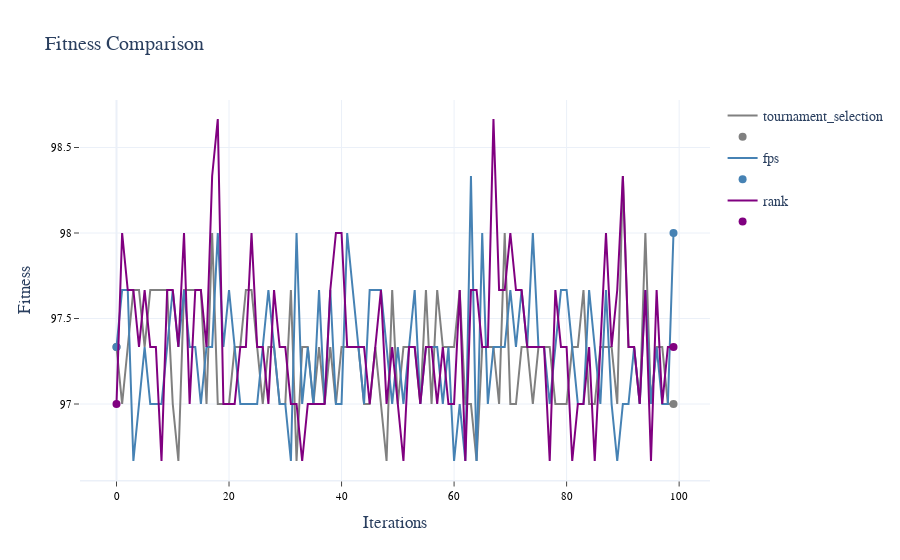
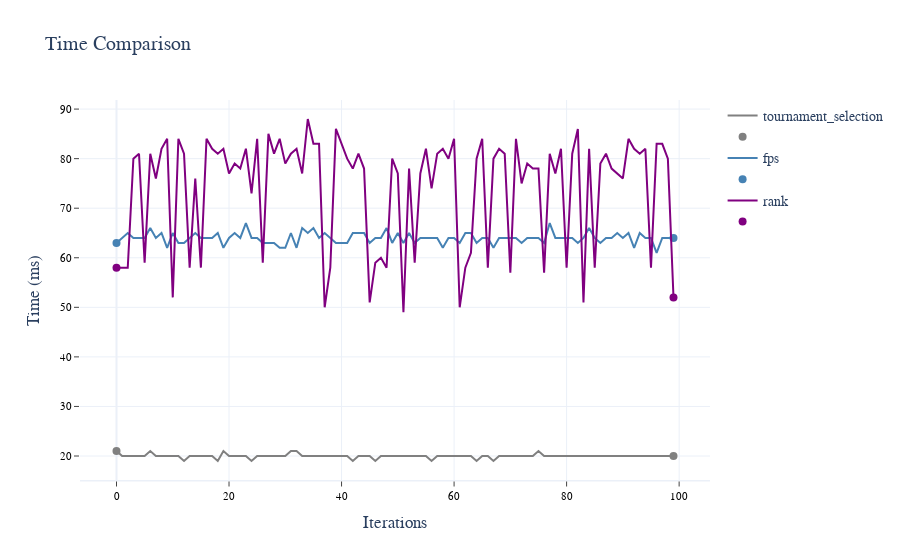

Notebook code for these charts, in order:
### Markdown cell above
### __2.3 Selection Operator__

### Code cell
# seed for reproducibility
np.random.seed(0)

# Define the range of values
select = ['tournament_selection', 'fps', 'rank']

# Setting previous best parameter as new default value
params.update(replace_param)

# Print current parameters to use in best_operators_search
print('\033[1mParameters for GA:\033[0m', end='\n\n')
print(params, end='\n\n')

param_list, df = best_operators_search('select', select, params)

# Displaying average results of the 100 iterations
print('\033[1mAverage results:', end='\n')
df['const'] = 'const'
df_avg = df.groupby('const').mean().reset_index(drop=True).round(3)
display(df_avg)

# Getting best parameter by fitness & time
best_param_fit = df_avg[[col for col in df_avg.columns if col.startswith('Fit_')]].idxmax(axis=1)[0].replace('Fit_', '')
best_param_time = df_avg[[col for col in df_avg.columns if col.startswith('Time_')]].idxmin(axis=1)[0].replace('Time_', '')
replace_param = {'select': best_param_fit}
print(f'\nBest Fitness: \033[1m{best_param_fit}\033[0m\n\nBest Time: \033[1m{best_param_time}\033[0m', end='\n\n')

# Plotting results
plot_values(data = df, colors = color_palette[:len(select)], layout=2, template='white', grid=True)

### Figure 1 — Plotly figure (JSON) as saved in the notebook; plotly's stock layout.template omitted (floating-point values rounded to 4 significant figures)
{"data": [{"line": {"color": "gray", "width": 2}, "name": "tournament_selection", "type": "scatter", "x": [0, 1, 2, 3, 4, 5, 6, 7, 8, 9, 10, 11, 12, 13, 14, 15, 16, 17, 18, 19, 20, 21, 22, 23, 24, 25, 26, 27, 28, 29, 30, 31, 32, 33, 34, 35, 36, 37, 38, 39, 40, 41, 42, 43, 44, 45, 46, 47, 48, 49, 50, 51, 52, 53, 54, 55, 56, 57, 58, 59, 60, 61, 62, 63, 64, 65, 66, 67, 68, 69, 70, 71, 72, 73, 74, 75, 76, 77, 78, 79, 80, 81, 82, 83, 84, 85, 86, 87, 88, 89, 90, 91, 92, 93, 94, 95, 96, 97, 98, 99], "y": [97.33, 97, 97.33, 97.67, 97.67, 97.33, 97.67, 97.67, 97.67, 97.67, 97, 96.67, 97.67, 97.67, 97.67, 97.67, 97, 98, 97, 97, 97, 97.33, 97.33, 97.67, 97.67, 97.33, 97, 97.33, 97.33, 97, 97, 97.67, 96.67, 97.33, 97.33, 97, 97.33, 97, 97.33, 97, 97.33, 97.33, 97.33, 97.33, 97, 97, 97.33, 97, 96.67, 97.67, 97, 97.33, 97.33, 97.33, 97, 97.67, 97, 97.67, 97.33, 97.33, 97.33, 97.67, 97, 97, 96.67, 97.33, 97.33, 97.33, 97, 98, 97, 97, 97.33, 97.33, 97, 97.33, 97.33, 97.33, 97, 97, 97, 97.33, 97.33, 97.67, 97, 97, 97.33, 97.33, 97.33, 97, 98.33, 97.33, 97.33, 97, 98, 97, 97.33, 97.33, 97, 97]}, {"marker": {"color": "gray", "size": 8}, "mode": "markers", "name": "", "type": "scatter", "x": [0, 99], "y": [97.33, 97]}, {"line": {"color": "steelblue", "width": 2}, "name": "fps", "type": "scatter", "x": [0, 1, 2, 3, 4, 5, 6, 7, 8, 9, 10, 11, 12, 13, 14, 15, 16, 17, 18, 19, 20, 21, 22, 23, 24, 25, 26, 27, 28, 29, 30, 31, 32, 33, 34, 35, 36, 37, 38, 39, 40, 41, 42, 43, 44, 45, 46, 47, 48, 49, 50, 51, 52, 53, 54, 55, 56, 57, 58, 59, 60, 61, 62, 63, 64, 65, 66, 67, 68, 69, 70, 71, 72, 73, 74, 75, 76, 77, 78, 79, 80, 81, 82, 83, 84, 85, 86, 87, 88, 89, 90, 91, 92, 93, 94, 95, 96, 97, 98, 99], "y": [97.33, 97.67, 97.67, 96.67, 97, 97.33, 97, 97, 97, 97.33, 97.67, 97.33, 97.67, 97.33, 97.33, 97, 97.33, 97.33, 98, 97.33, 97.67, 97.33, 97, 97, 97, 97, 97.33, 97.67, 97.33, 97, 97, 96.67, 98, 97, 97.33, 97, 97.67, 97, 97.67, 97, 97, 98, 97.67, 97.33, 97, 97.67, 97.67, 97.67, 97.33, 97, 97.33, 97, 97.33, 97.67, 97, 97.33, 97.33, 97.33, 97, 97.33, 96.67, 97, 96.67, 98.33, 96.67, 98, 97, 97.33, 97.33, 97.33, 97.67, 97.33, 97.67, 97.33, 98, 97.33, 97.33, 97, 97.33, 97.67, 97.67, 97.33, 97, 97, 97.67, 97.33, 97, 97.67, 97, 96.67, 97, 97, 97.33, 97, 97.67, 97, 97.33, 97, 97, 98]}, {"marker": {"color": "steelblue", "size": 8}, "mode": "markers", "name": "", "type": "scatter", "x": [0, 99], "y": [97.33, 98]}, {"line": {"color": "purple", "width": 2}, "name": "rank", "type": "scatter", "x": [0, 1, 2, 3, 4, 5, 6, 7, 8, 9, 10, 11, 12, 13, 14, 15, 16, 17, 18, 19, 20, 21, 22, 23, 24, 25, 26, 27, 28, 29, 30, 31, 32, 33, 34, 35, 36, 37, 38, 39, 40, 41, 42, 43, 44, 45, 46, 47, 48, 49, 50, 51, 52, 53, 54, 55, 56, 57, 58, 59, 60, 61, 62, 63, 64, 65, 66, 67, 68, 69, 70, 71, 72, 73, 74, 75, 76, 77, 78, 79, 80, 81, 82, 83, 84, 85, 86, 87, 88, 89, 90, 91, 92, 93, 94, 95, 96, 97, 98, 99], "y": [97, 98, 97.67, 97.67, 97.33, 97.67, 97.33, 97.33, 96.67, 97.67, 97.67, 97.33, 98, 97, 97.67, 97.67, 97.33, 98.33, 98.67, 97, 97, 97, 97.33, 97.33, 98, 97.33, 97.33, 97, 97.67, 97.33, 97.33, 97, 97, 96.67, 97, 97, 97, 97, 97.67, 98, 98, 97.33, 97.33, 97.33, 97.33, 97, 97.33, 97.67, 97, 97.33, 97, 96.67, 97.33, 97.33, 97, 97.33, 97.33, 97, 97.33, 97, 97, 97.67, 96.67, 97.67, 97.67, 97.33, 97.33, 98.67, 97.67, 97.67, 98, 97.67, 97.67, 97.33, 97.33, 97.33, 97.33, 96.67, 97.67, 97.33, 97.33, 96.67, 97, 97, 97.33, 96.67, 97.33, 98, 97.33, 97.67, 98.33, 97.33, 97.33, 97, 97.67, 96.67, 97.67, 97, 97.33, 97.33]}, {"marker": {"color": "purple", "size": 8}, "mode": "markers", "name": "", "type": "scatter", "x": [0, 99], "y": [97, 97.33]}], "layout": {"font": {"family": "Verdana", "size": 14}, "title": {"text": "Fitness Comparison"}, "xaxis": {"linewidth": 1.5, "showgrid": true, "showline": true, "showticklabels": true, "tickfont": {"color": "#000000", "family": "Verdana", "size": 11}, "ticks": "outside", "title": {"text": "Iterations"}}, "yaxis": {"showgrid": true, "showline": false, "showticklabels": true, "tickfont": {"color": "#000000", "family": "Verdana", "size": 11}, "ticks": "outside", "title": {"text": "Fitness"}, "zeroline": false}}}

### Figure 2 — Plotly figure (JSON) as saved in the notebook; plotly's stock layout.template omitted (floating-point values rounded to 4 significant figures)
{"data": [{"line": {"color": "gray", "width": 2}, "name": "tournament_selection", "type": "scatter", "x": [0, 1, 2, 3, 4, 5, 6, 7, 8, 9, 10, 11, 12, 13, 14, 15, 16, 17, 18, 19, 20, 21, 22, 23, 24, 25, 26, 27, 28, 29, 30, 31, 32, 33, 34, 35, 36, 37, 38, 39, 40, 41, 42, 43, 44, 45, 46, 47, 48, 49, 50, 51, 52, 53, 54, 55, 56, 57, 58, 59, 60, 61, 62, 63, 64, 65, 66, 67, 68, 69, 70, 71, 72, 73, 74, 75, 76, 77, 78, 79, 80, 81, 82, 83, 84, 85, 86, 87, 88, 89, 90, 91, 92, 93, 94, 95, 96, 97, 98, 99], "y": [21, 20, 20, 20, 20, 20, 21, 20, 20, 20, 20, 20, 19, 20, 20, 20, 20, 20, 19, 21, 20, 20, 20, 20, 19, 20, 20, 20, 20, 20, 20, 21, 21, 20, 20, 20, 20, 20, 20, 20, 20, 20, 19, 20, 20, 20, 19, 20, 20, 20, 20, 20, 20, 20, 20, 20, 19, 20, 20, 20, 20, 20, 20, 20, 19, 20, 20, 19, 20, 20, 20, 20, 20, 20, 20, 21, 20, 20, 20, 20, 20, 20, 20, 20, 20, 20, 20, 20, 20, 20, 20, 20, 20, 20, 20, 20, 20, 20, 20, 20]}, {"marker": {"color": "gray", "size": 8}, "mode": "markers", "name": "", "type": "scatter", "x": [0, 99], "y": [21, 20]}, {"line": {"color": "steelblue", "width": 2}, "name": "fps", "type": "scatter", "x": [0, 1, 2, 3, 4, 5, 6, 7, 8, 9, 10, 11, 12, 13, 14, 15, 16, 17, 18, 19, 20, 21, 22, 23, 24, 25, 26, 27, 28, 29, 30, 31, 32, 33, 34, 35, 36, 37, 38, 39, 40, 41, 42, 43, 44, 45, 46, 47, 48, 49, 50, 51, 52, 53, 54, 55, 56, 57, 58, 59, 60, 61, 62, 63, 64, 65, 66, 67, 68, 69, 70, 71, 72, 73, 74, 75, 76, 77, 78, 79, 80, 81, 82, 83, 84, 85, 86, 87, 88, 89, 90, 91, 92, 93, 94, 95, 96, 97, 98, 99], "y": [63, 64, 65, 64, 64, 64, 66, 64, 65, 62, 65, 63, 63, 64, 65, 64, 64, 64, 65, 62, 64, 65, 64, 67, 64, 64, 63, 63, 63, 62, 62, 65, 62, 66, 65, 66, 64, 65, 64, 63, 63, 63, 65, 65, 65, 63, 64, 64, 66, 63, 65, 63, 65, 63, 64, 64, 64, 64, 62, 64, 64, 63, 65, 65, 63, 64, 64, 62, 64, 64, 64, 64, 63, 64, 64, 64, 63, 67, 64, 64, 64, 64, 63, 64, 66, 64, 63, 64, 64, 65, 64, 65, 62, 65, 64, 64, 61, 64, 64, 64]}, {"marker": {"color": "steelblue", "size": 8}, "mode": "markers", "name": "", "type": "scatter", "x": [0, 99], "y": [63, 64]}, {"line": {"color": "purple", "width": 2}, "name": "rank", "type": "scatter", "x": [0, 1, 2, 3, 4, 5, 6, 7, 8, 9, 10, 11, 12, 13, 14, 15, 16, 17, 18, 19, 20, 21, 22, 23, 24, 25, 26, 27, 28, 29, 30, 31, 32, 33, 34, 35, 36, 37, 38, 39, 40, 41, 42, 43, 44, 45, 46, 47, 48, 49, 50, 51, 52, 53, 54, 55, 56, 57, 58, 59, 60, 61, 62, 63, 64, 65, 66, 67, 68, 69, 70, 71, 72, 73, 74, 75, 76, 77, 78, 79, 80, 81, 82, 83, 84, 85, 86, 87, 88, 89, 90, 91, 92, 93, 94, 95, 96, 97, 98, 99], "y": [58, 58, 58, 80, 81, 59, 81, 76, 82, 84, 52, 84, 81, 58, 76, 58, 84, 82, 81, 82, 77, 79, 78, 82, 73, 84, 59, 85, 81, 84, 79, 81, 82, 77, 88, 83, 83, 50, 58, 86, 83, 80, 78, 81, 78, 51, 59, 60, 58, 80, 77, 49, 78, 59, 77, 82, 74, 81, 82, 80, 84, 50, 58, 61, 80, 84, 58, 80, 82, 81, 57, 84, 75, 79, 78, 78, 57, 81, 77, 82, 58, 81, 86, 51, 82, 58, 79, 81, 78, 77, 76, 84, 82, 81, 82, 58, 83, 83, 80, 52]}, {"marker": {"color": "purple", "size": 8}, "mode": "markers", "name": "", "type": "scatter", "x": [0, 99], "y": [58, 52]}], "layout": {"font": {"family": "Verdana", "size": 14}, "title": {"text": "Time Comparison"}, "xaxis": {"linewidth": 1.5, "showgrid": true, "showline": true, "showticklabels": true, "tickfont": {"color": "#000000", "family": "Verdana", "size": 11}, "ticks": "outside", "title": {"text": "Iterations"}}, "yaxis": {"showgrid": true, "showline": false, "showticklabels": true, "tickfont": {"color": "#000000", "family": "Verdana", "size": 11}, "ticks": "outside", "title": {"text": "Time (ms)"}, "zeroline": false}}}
